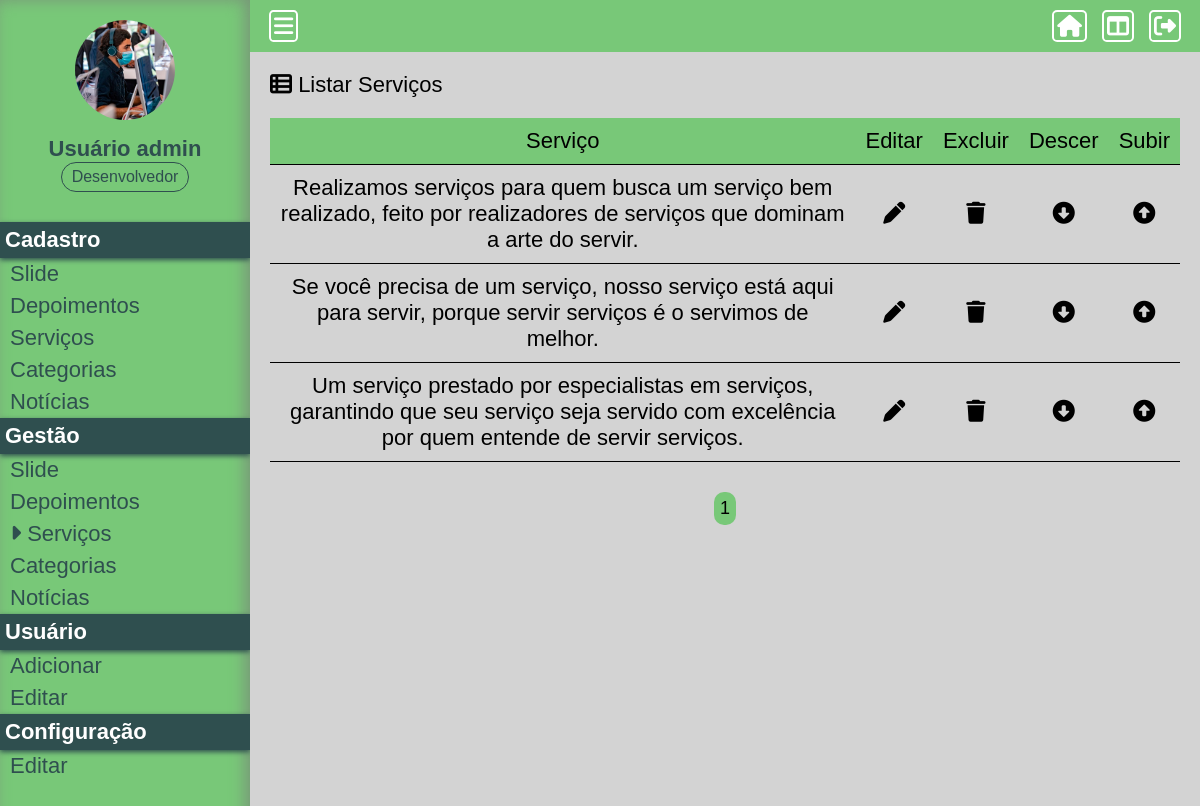
Before: /Projeto01/painel/gerir-servico (signed in) with the older database file.
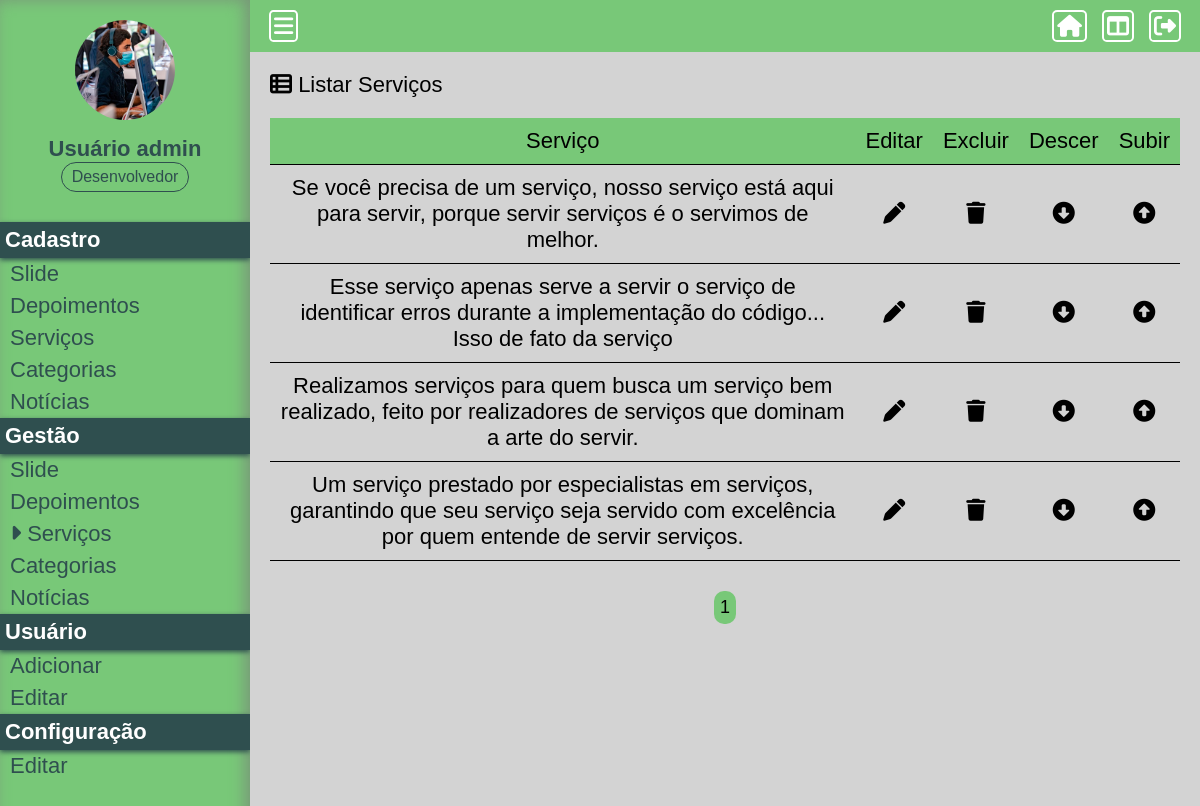
After: the same page with the newer database file.
### Projeto01/assets/classes/MySql.php (called while the page is built)
<?php
    class MySql {
        private static $pdo;
        public static function conectar() {
            if(self::$pdo == null) {
                try {
                    self::$pdo = new PDO('mysql:host='.HOST.';dbname='.DATABASE, USER, PASSWORD, array(PDO::MYSQL_ATTR_INIT_COMMAND => "SET NAMES utf8"));
                    self::$pdo -> setAttribute(PDO::ATTR_ERRMODE, PDO::ERRMODE_EXCEPTION);
                } catch(\Throwable $th) {
                    echo '<h4>Não foi possível realizar a conexão com o banco de dados</h4>';
                }
            }
            return self::$pdo;
        }
    }
?>

### Projeto01/painel/pages/gerir-servico.php (the view, shortened to what this page needs)
<?php
	$paginaAtual = isset($_GET['pagina']) ? (int) $_GET['pagina'] : 1;
	$porPagina = 5;
	$servicos = Painel::getAll(TABELA_SERVICOS, (($paginaAtual - 1)*$porPagina), $porPagina);
?>
<div class="box-content">
	<h2><i class="fa-solid fa-table-list"></i> Listar Serviços</h2>
	<div class="wraper-table">
		<table>
			<tr>
				<td>Serviço</td>
				<td>Editar</td>
				<td>Excluir</td>
				<td>Descer</td>
				<td>Subir</td>
			</tr>
			<?php foreach($servicos as $key => $value) {?>
			<tr>
				<td><?php echo $value['servico'];?></td>
				<td><a href="<?php echo INCLUDE_PATH_PAINEL ?>editar-servico?id=<?php echo $value['id'];?>" class="edit"><i class="fa-solid fa-pen"></i></a></td>
				<td><a actionBtn="delete" href="<?php echo INCLUDE_PATH_PAINEL ?>gerir-servico?excluir=<?php echo $value['id'];?>" class="delete"><i class="fa-solid fa-trash"></i></a></td>
				<td><a href="<?php echo INCLUDE_PATH_PAINEL;?>gerir-servico?order=up&id=<?php echo $value['id'];?>" class="order-down"><i class="fa-solid fa-circle-down"></i></a></td>
				<td><a href="<?php echo INCLUDE_PATH_PAINEL;?>gerir-servico?order=down&id=<?php echo $value['id'];?>" class="order-up"><i class="fa-solid fa-circle-up"></i></a></td>
			</tr>
			<?php }?>
		</table>
	</div>
	<div class="paginacao">
		<?php
		$totalPaginas = ceil(count(Painel::getAll(TABELA_SERVICOS)) / $porPagina);
		for($i = 1; $i <= $totalPaginas; $i++) {
			if($i == $paginaAtual)
				echo '<a href="'.INCLUDE_PATH_PAINEL.'gerir-servico?pagina='.$i.'" class="page-selected">'.$i.'</a>';
			else
				echo '<a href="'.INCLUDE_PATH_PAINEL.'gerir-servico?pagina='.$i.'">'.$i.'</a>';
		}
		?>
	</div>
</div>

Changed rows visible on the page:
changed tb_admin.servicos (number 1 of 4 on the later page): moves up the list
added tb_admin.servicos: servico "Esse serviço apenas serve a servir o serviço de identificar erros durante a implementação do código... Isso de fato da serviço"
